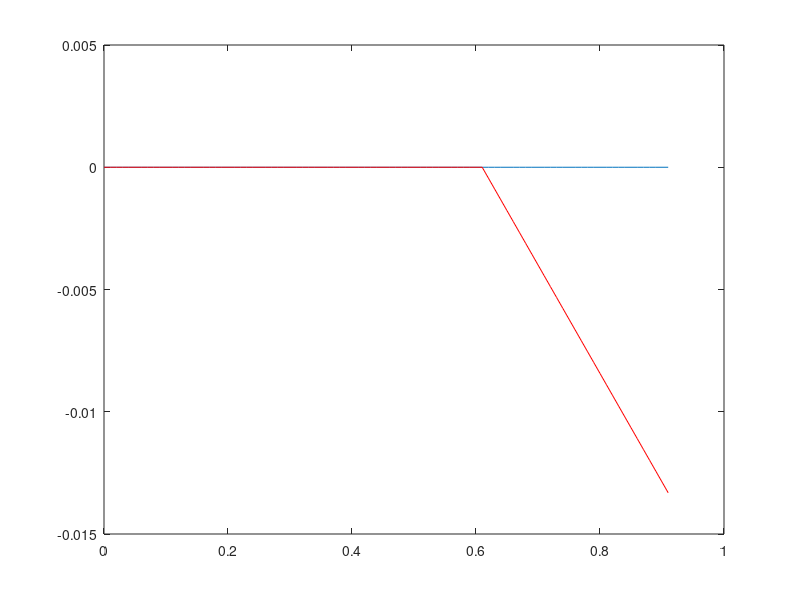

MATLAB code to generate this figure:
I=6083.33;E=2.1e6;
P=4500;a=0.6;b=0.3;
M=P*b;
angM=M*a/(3*I);

ya=zeros(92);yb=ya;
xa=0:0.01:a;
xa=[xa zeros(1,31)];
ya=((M.*xa)/(6*a)).*(1-xa.^2/a^2)./(E*I);

xb=0:0.01:b;
xb=[zeros(1,61) xb];
yb=-(angM.*xb+(P*xb.^2/6).*(3*b-xb)./(E*I));

xab=0:0.01:(a+b+0.01);
plot(xab,ya);hold on;plot(xab,yb,'r');
